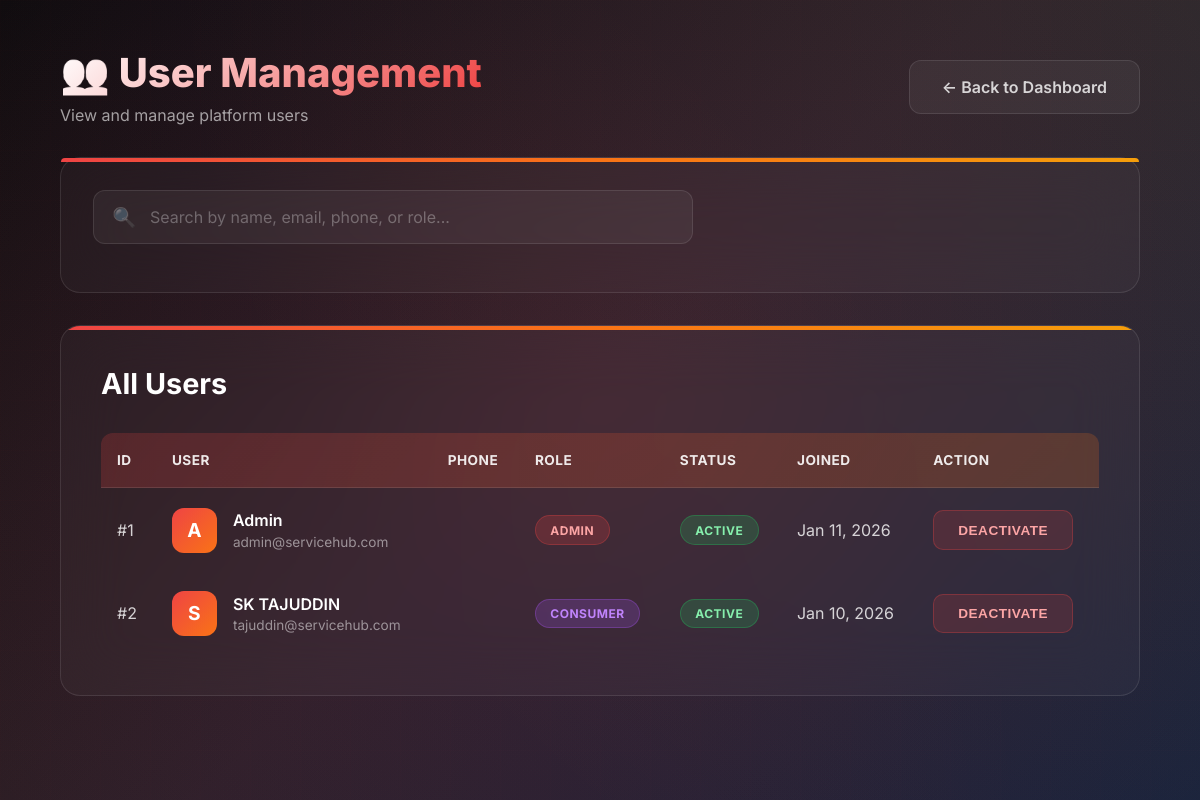
/admin/manage_users.php (signed in), run on the app's committed database.
### tables this page shows
CREATE TABLE `users` (
  `user_id` int(11) NOT NULL,
  `name` varchar(100) NOT NULL,
  `email` varchar(100) NOT NULL,
  `phone` varchar(15) DEFAULT NULL,
  `password` varchar(255) NOT NULL,
  `role` enum('consumer','provider','admin') NOT NULL,
  `status` tinyint(4) DEFAULT 1,
  `created_at` timestamp NOT NULL DEFAULT current_timestamp(),
  `is_active` tinyint(1) NOT NULL DEFAULT 1
);

### admin/manage_users.php (the view, shortened to what this page needs)
<?php
require_once dirname(__DIR__) . "/config/db.php";
$result = $conn->query("
    SELECT
        user_id,
        name,
        email,
        phone,
        role,
        is_active,
        created_at
    FROM users
    ORDER BY created_at DESC
");
?>
<!DOCTYPE html>
<html lang="en">
<head>
</head>
<body>
<div class="bg-gradient"></div>
<div class="grid-overlay"></div>
<div class="container">
    <div class="page-header">
        <div class="header-content">
            <h1>👥 User Management</h1>
            <p>View and manage platform users</p>
        </div>
        <a href="home.php" class="back-link">
            ← Back to Dashboard
        </a>
    </div>
    <div class="search-card">
        <div class="search-wrapper">
            <span class="search-icon">🔍</span>
            <input
                type="text"
                id="searchInput"
                class="search-input"
                placeholder="Search by name, email, phone, or role..."
                autocomplete="off"
            >
        </div>
    </div>
    <div class="users-card">
        <div class="table-header">
            <h2>All Users</h2>
        </div>
        <div class="table-wrapper">
            <table id="usersTable">
                <thead>
                    <tr>
                        <th>ID</th>
                        <th>User</th>
                        <th>Phone</th>
                        <th>Role</th>
                        <th>Status</th>
                        <th>Joined</th>
                        <th>Action</th>
                    </tr>
                </thead>
                <tbody>
                    <?php if ($result->num_rows > 0): ?>
                        <?php while ($u = $result->fetch_assoc()): ?>
                            <tr class="user-row">
                                <td>#<?= $u['user_id'] ?></td>
                                <td>
                                    <div class="user-info">
                                        <div class="user-avatar">
                                            <?= strtoupper(substr($u['name'], 0, 1)) ?>
                                        </div>
                                        <div class="user-details">
                                            <span class="user-name"><?= htmlspecialchars($u['name']) ?></span>
                                            <span class="user-email"><?= htmlspecialchars($u['email']) ?></span>
                                        </div>
                                    </div>
                                </td>
                                <td><?= htmlspecialchars($u['phone']) ?></td>
                                <td>
                                    <span class="role-badge role-<?= strtolower($u['role']) ?>">
                                        <?= ucfirst($u['role']) ?>
                                    </span>
                                </td>
                                <td>
                                    <span class="status-badge status-<?= $u['is_active'] ? 'active' : 'inactive' ?>">
                                        <?= $u['is_active'] ? 'Active' : 'Deactivated' ?>
                                    </span>
                                </td>
                                <td><?= date('M d, Y', strtotime($u['created_at'])) ?></td>
                                <td>
                                    <form method="POST" style="display:inline;">
                                        <?php if ($u['is_active']): ?>
                                            <button
                                                type="submit"
                                                name="toggle_status"
                                                class="btn btn-deactivate"
                                                onclick="return confirm('Are you sure you want to deactivate this user?')">
                                                Deactivate
                                            </button>
                                        <?php endif; ?>
                                    </form>
                                </td>
                            </tr>
                        <?php endwhile; ?>
                    <?php endif; ?>
                </tbody>
            </table>
        </div>
    </div>
</div>
</body>
</html>

### data on the page
users: user_id "1", name "A", name "Admin", email "admin@servicehub.com", role "ADMIN", is_active "ACTIVE", created_at "Jan 11, 2026"
users: user_id "2", name "S", name "SK TAJUDDIN", email "tajuddin@servicehub.com", role "CONSUMER", is_active "ACTIVE", created_at "Jan 10, 2026"
